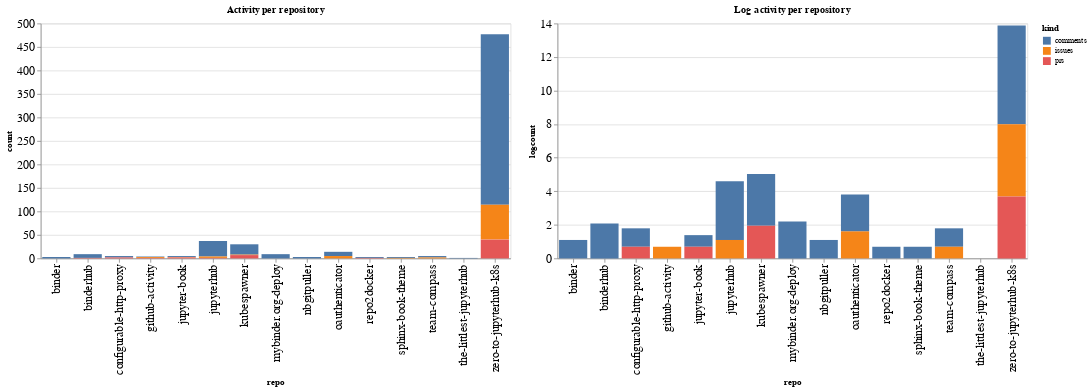

Here is the notebook cell this chart was saved with:
### Code cell
ch1 = alt.Chart(repo_summaries, width=600, title="Activity per repository").mark_bar().encode(
    x='repo',
    y='count',
    color='kind',
    tooltip="kind"
)

ch2 = alt.Chart(repo_summaries, width=600, title="Log activity per repository").mark_bar().encode(
    x='repo',
    y='logcount',
    color='kind',
    tooltip="kind"
)

ch1 | ch2

### Figure 1 — Vega-Lite specification as saved in the notebook (floating-point values rounded to 4 significant figures)
{"config": {"axisLeft": {"labelFontSize": 15}, "axisBottom": {"labelFontSize": 15}}, "hconcat": [{"mark": "bar", "encoding": {"color": {"type": "nominal", "field": "kind"}, "tooltip": {"type": "nominal", "field": "kind"}, "x": {"type": "nominal", "field": "repo"}, "y": {"type": "quantitative", "field": "count"}}, "title": "Activity per repository", "width": 600}, {"mark": "bar", "encoding": {"color": {"type": "nominal", "field": "kind"}, "tooltip": {"type": "nominal", "field": "kind"}, "x": {"type": "nominal", "field": "repo"}, "y": {"type": "quantitative", "field": "logcount"}}, "title": "Log activity per repository", "width": 600}], "data": {"name": "data-c05fb2a9b3515837d910ebd43b35cb46"}, "$schema": "https://vega.github.io/schema/vega-lite/v4.8.1.json", "datasets": {"data-c05fb2a9b3515837d910ebd43b35cb46": [{"repo": "binder", "kind": "comments", "count": 3, "logcount": 1.099}, {"repo": "binderhub", "kind": "comments", "count": 8, "logcount": 2.079}, {"repo": "binderhub", "kind": "prs", "count": 1, "logcount": 0.0}, {"repo": "configurable-http-proxy", "kind": "comments", "count": 3, "logcount": 1.099}, {"repo": "configurable-http-proxy", "kind": "prs", "count": 2, "logcount": 0.6931}, {"repo": "github-activity", "kind": "comments", "count": 1, "logcount": 0.0}, {"repo": "github-activity", "kind": "issues", "count": 2, "logcount": 0.6931}, {"repo": "github-activity", "kind": "prs", "count": 1, "logcount": 0.0}, {"repo": "jupyter-book", "kind": "comments", "count": 2, "logcount": 0.6931}, {"repo": "jupyter-book", "kind": "issues", "count": 1, "logcount": 0.0}, {"repo": "jupyter-book", "kind": "prs", "count": 2, "logcount": 0.6931}, {"repo": "jupyterhub", "kind": "comments", "count": 33, "logcount": 3.497}, {"repo": "jupyterhub", "kind": "issues", "count": 3, "logcount": 1.099}, {"repo": "jupyterhub", "kind": "prs", "count": 1, "logcount": 0.0}, {"repo": "kubespawner", "kind": "comments", "count": 22, "logcount": 3.091}, {"repo": "kubespawner", "kind": "issues", "count": 1, "logcount": 0.0}, {"repo": "kubespawner", "kind": "prs", "count": 7, "logcount": 1.946}, {"repo": "mybinder.org-deploy", "kind": "comments", "count": 9, "logcount": 2.197}, {"repo": "nbgitpuller", "kind": "comments", "count": 3, "logcount": 1.099}, {"repo": "oauthenticator", "kind": "comments", "count": 9, "logcount": 2.197}, {"repo": "oauthenticator", "kind": "issues", "count": 5, "logcount": 1.609}, {"repo": "repo2docker", "kind": "comments", "count": 2, "logcount": 0.6931}, {"repo": "repo2docker", "kind": "prs", "count": 1, "logcount": 0.0}, {"repo": "sphinx-book-theme", "kind": "comments", "count": 2, "logcount": 0.6931}, {"repo": "sphinx-book-theme", "kind": "issues", "count": 1, "logcount": 0.0}, {"repo": "team-compass", "kind": "comments", "count": 3, "logcount": 1.099}, {"repo": "team-compass", "kind": "issues", "count": 2, "logcount": 0.6931}, {"repo": "the-littlest-jupyterhub", "kind": "comments", "count": 1, "logcount": 0.0}, {"repo": "zero-to-jupyterhub-k8s", "kind": "comments", "count": 363, "logcount": 5.894}, {"repo": "zero-to-jupyterhub-k8s", "kind": "issues", "count": 74, "logcount": 4.304}, {"repo": "zero-to-jupyterhub-k8s", "kind": "prs", "count": 40, "logcount": 3.689}]}}
